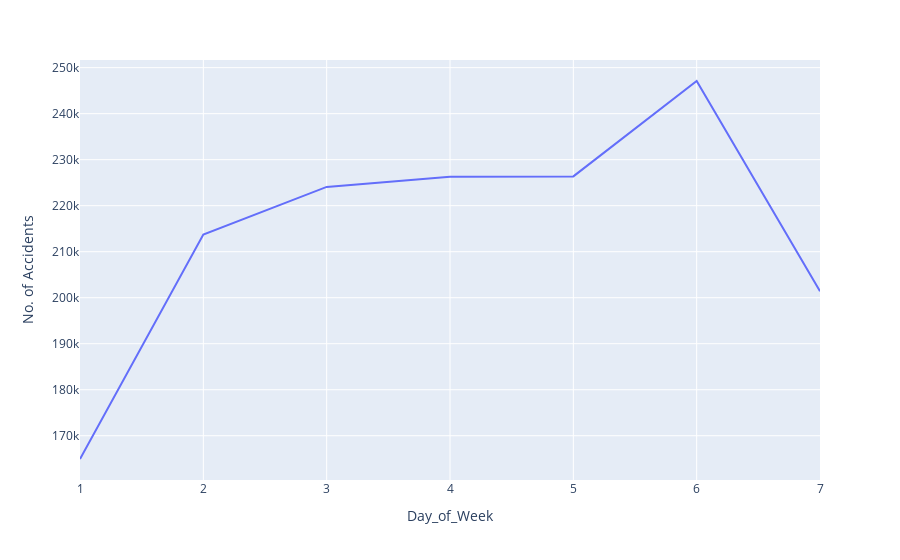

The notebook cell this image was saved under:
### Markdown cell above
Correlation: I used spearman method because of some past reserch papers I explored. Now taking a look at the values:
- Strongest postive correlation was with the number of vehicles, however, as mentioned, this is an outcome as well just as accident severity so it isn't indicative
- Then the 2nd_road class was the next highest postive relationship.
- For the lowest negative realtionship we have urban or rural area, indicating that more accidents happen in urban areas
- Speed limit has intersting realtionships. For high speed limits we seem to have lower severity. 
- For the day of week, we have a low value. As higher num days dont indicate anything, we will have to explore this differentely

### Code cell
# Looking at day of week
dt3 = dataset.groupby('Day_of_Week')['Accident_Index'].count()\
.reset_index()\
.rename(columns={'Accident_Index':'No. of Accidents'})

fig = px.line(dt3, x='Day_of_Week', y='No. of Accidents',
              labels={'index': 'Day_of_Week', 'value': 'No. of Accidents'})
fig.show()

### Figure 1 — Plotly figure (JSON) as saved in the notebook; plotly's stock layout.template omitted (floating-point values rounded to 4 significant figures)
{"data": [{"hovertemplate": "Day_of_Week=%{x}<br>No. of Accidents=%{y}<extra></extra>", "legendgroup": "", "line": {"color": "#636efa", "dash": "solid"}, "marker": {"symbol": "circle"}, "mode": "lines", "name": "", "orientation": "v", "showlegend": false, "type": "scatter", "x": [1, 2, 3, 4, 5, 6, 7], "xaxis": "x", "y": [164942, 213715, 224080, 226307, 226366, 247098, 201382], "yaxis": "y"}], "layout": {"legend": {"tracegroupgap": 0}, "margin": {"t": 60}, "xaxis": {"anchor": "y", "domain": [0, 1], "title": {"text": "Day_of_Week"}}, "yaxis": {"anchor": "x", "domain": [0, 1], "title": {"text": "No. of Accidents"}}}}
